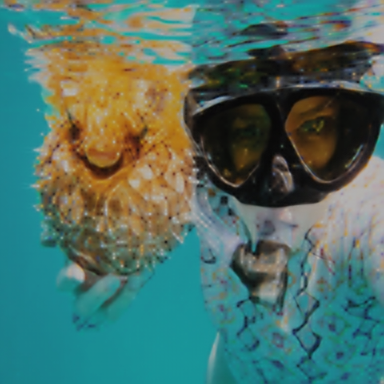
#> input picture action_1_output/weighted32.png, 384 x 384 px
$ python metrics_calculator.py
#> lines starting #> are read from the running program, lines starting #| are printed output that depends on the picture; long printed decimals are rounded
import cv2
import os
import numpy as np

from skimage.metrics import structural_similarity
from skimage.metrics import structural_similarity as ssim
from math import log10, sqrt

# project_root = os.getcwd()
# dir_dataset = os.path.join(project_root, "HR")
# files_img = [os.path.join(dir_dataset, x) for x in os.listdir(dir_dataset)]

img2 = cv2.imread('action_1_output/weighted32.png')
#> img2 is the input picture: shape (384, 384, 3); mean B, G, R 103, 112.8, 77.3
img1 = cv2.imread('HR/16.png')
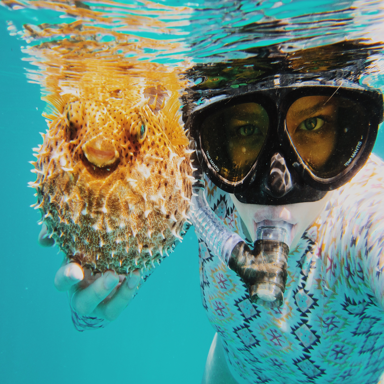
#> input picture HR/16.png, 384 x 384 px
#> img1 is the input picture: shape (384, 384, 3); mean B, G, R 126.1, 137.9, 94.6

def per_matrix(img1,img2):
    #MSE
    heigt=384
    width=384
    diff = cv2.subtract(img1, img2)
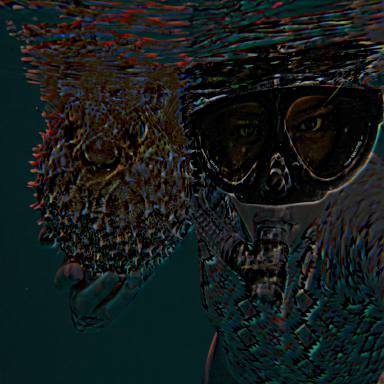
#> diff: shape (384, 384, 3); mean B, G, R 26.4, 27.7, 20.2
    err = np.sum(diff**2)
#> err = 34791248
    mse = err/(float(heigt*width))
#> mse = 235.9


    #Psnr
    if (mse == 0):  # MSE is zero means no noise is present in the signal .
        # Therefore PSNR have no importance.
        return 100
    else:
        max_pixel = 255.0
        psnr = 20 * log10(max_pixel / sqrt(mse))
#> psnr = 24.4
        cpsnr= print("psnr :",psnr)
#| psnr : 24.403
        cmse= print("MSE :",mse)
#| MSE : 235.943
        return cmse,cpsnr

def ssim(imag1,img2):
    img1_gray= cv2.cvtColor(img1,cv2.COLOR_BGR2GRAY)
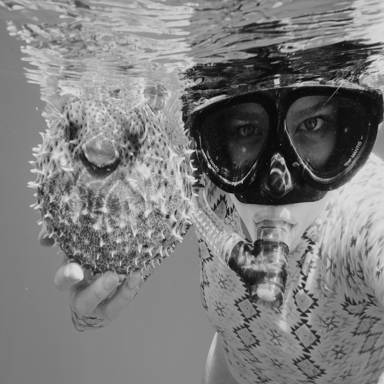
#> img1_gray: shape (384, 384); min 9, max 224, mean 123.6

    img2_gray= cv2.cvtColor(img2,cv2.COLOR_BGR2GRAY)
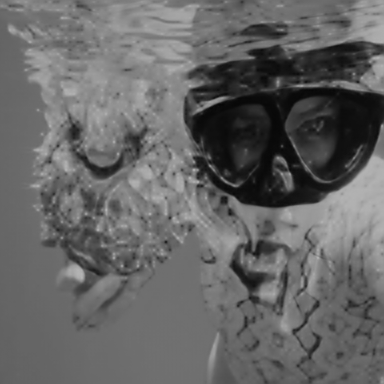
#> img2_gray: shape (384, 384); min 6, max 180, mean 101.1

    (score,diff)= structural_similarity(img1_gray,img2_gray,full = True)
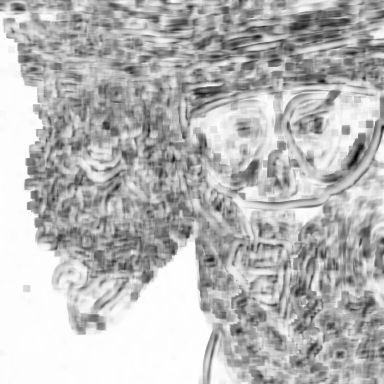
#> diff: shape (384, 384) float64; min -0.664, max 0.981, mean 0.529; drawn with min black and max white
#> score = 0.525
    ssim= print("ssim:", score)
#| ssim: 0.5248
    return ssim


# def mse(imageA, imageB):
#     # the 'Mean Squared Error' between the two images is the
#     # sum of the squared difference between the two images;
#     # NOTE: the two images must have the same dimension
#     err = np.sum((imageA.astype("float") - imageB.astype("float")) ** 2)
#     err /= float(imageA.shape[0] * imageA.shape[1])
#     err=print("MSE:",err)
#     # return the MSE, the lower the error, the more "similar"
#     # the two images are
#     return err


per_matrix(img1,img2)
ssim(img1,img2)


# print(psnr)
